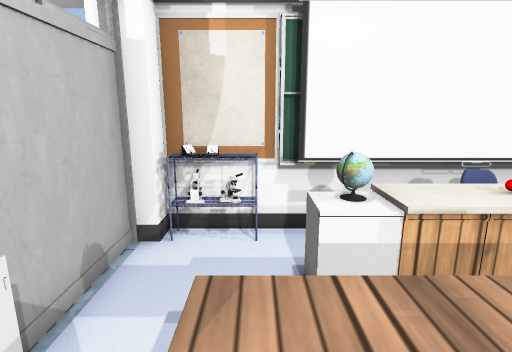
[1] (above)

16 first-person views from a walk through a 3-D level made in the Unity game engine. The camera is 1.5 m above the floor, tilts 12° down and sees 80° across. The floor is counted in squares, 0.5 m on a side. Each view is taken from the middle of a square. On the plan, view 1 faces up. The plan holds only what a view shows up to about 20 squares ahead; the rest is blank. The player character is not drawn. Some surface patterns are stand-ins.

[2]
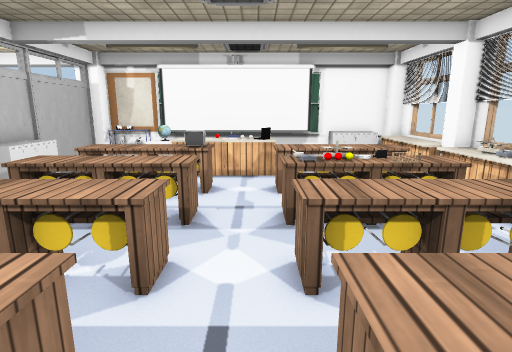

[3]
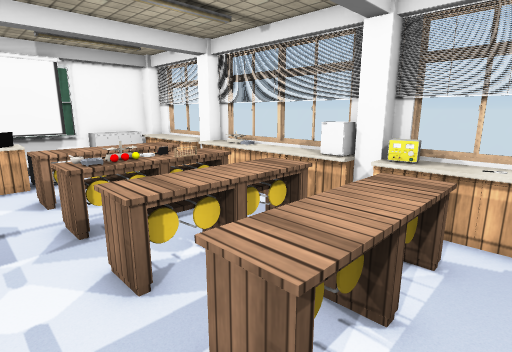

[4]
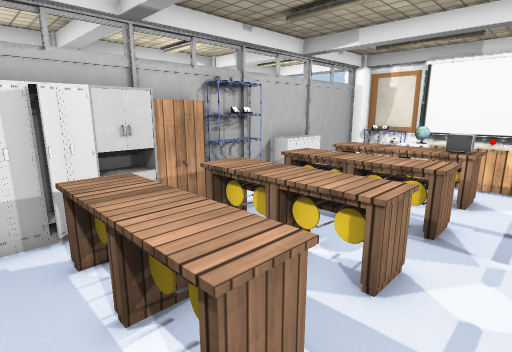

[5]
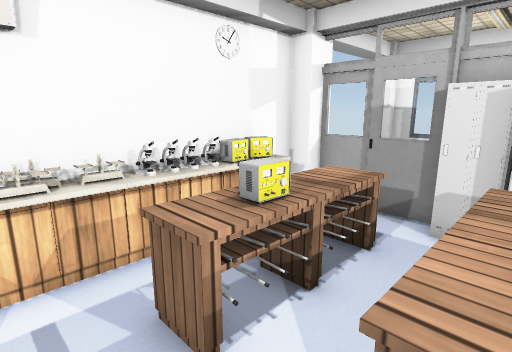

[6]
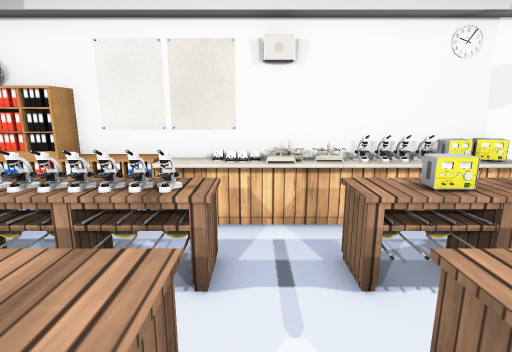

[7]
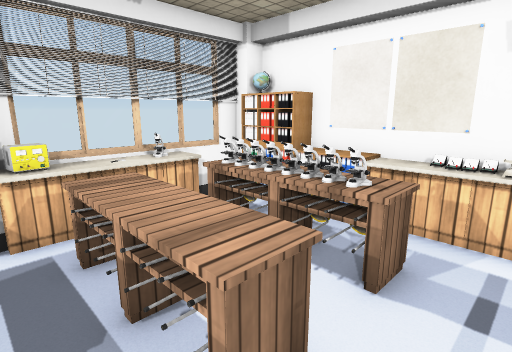

[8]
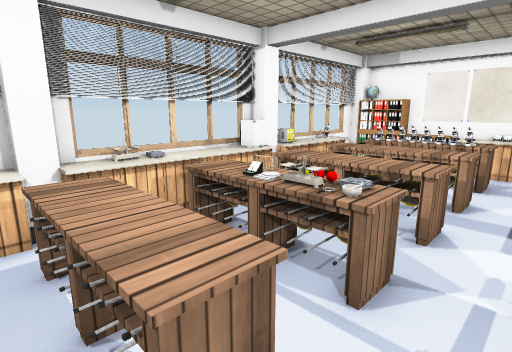

[9]
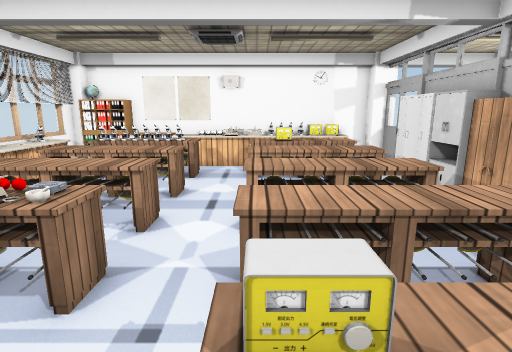

[10]
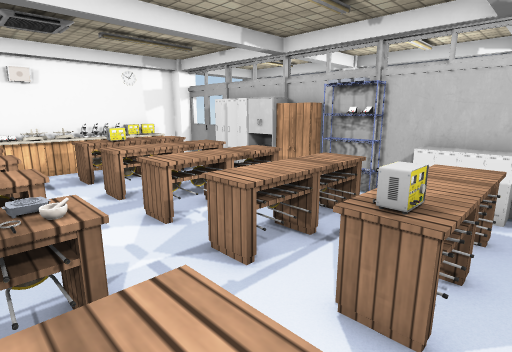

[11]
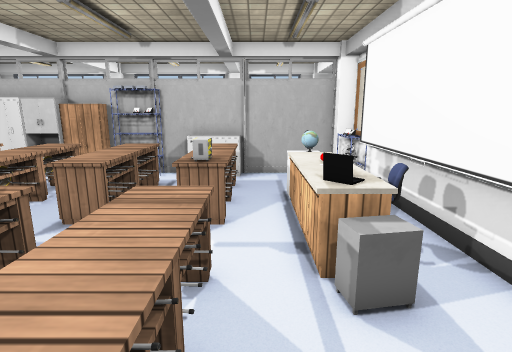

[12]
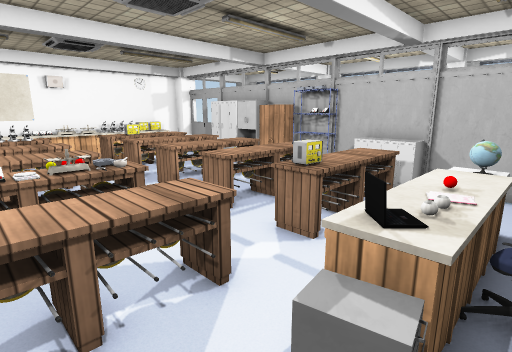

[13]
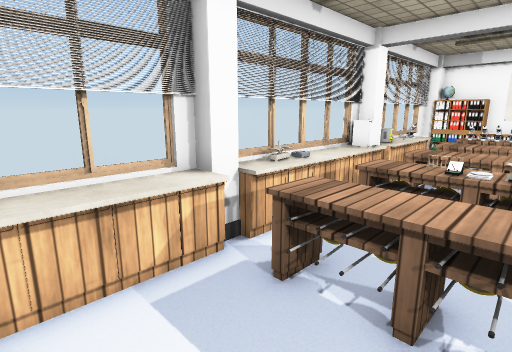

[14]
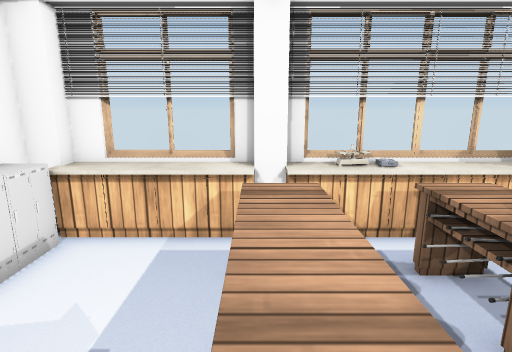

[15]
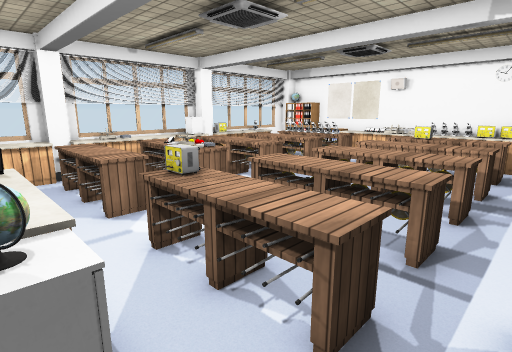

[16]
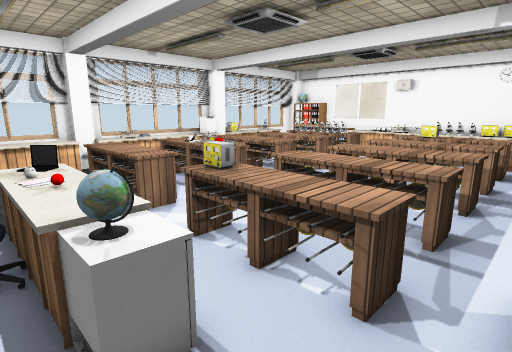

### Floor plan
Points are (right, up) in squares from view 1. A wall is a line through its corners. A room is listed if a view was taken in it or the views show most of it. See-through windows are left out.
Room 1 (views 1, 2, 3, 4, 5, 6, 7, 8, 9, 10, 11, 12, 13, 14, 15, 16)
walls: (13.9, -2.6) (13.9, -1.4); (13.4, -5.8) (14, -5.8); (13.9, 0.4) (13.9, 2.6); (14, -6.6) (13.4, -6.6); (13.4, 2) (14, 2); (14, 1.2) (13.4, 1.2); (14.4, 0.7) (13.9, 0.7); (14.1, -7.6) (14.1, -7); (13.9, -9.5) (13.9, -5.4); (-2.9, -10.1) (-2.9, -13.9); (14, 6.7) (13.4, 6.7); (13.4, 7.5) (0.4, 7.5); (13.4, -13.8) (13.9, -13.8) (13.9, -11.4); (-2.9, 6.7) (-2.9, -6.1); (-3.5, -13.8) (-2.3, -13.8) (-2.3, -14.6) (11, -14.6)
low walls: (-1.4, 7.5) (-2.4, 7.5)
objects: shelf (-3, -5) to (-2, -4); shelf (-3, -3) to (-2, -2); locker (-2, -10); locker (-2, -9); locker (-2, -8); shelf (-2, -7) to (-2, -6); shelf (-2, 0); shelf (-2, 1) to (-2, 2); shelf (-2, 7) to (0, 7); other object (-1, -14) to (0, -14); poster (-1, 8); desk (0, -12) to (4, -11); stool (0, -11); desk (0, -9) to (4, -7); desk (0, -6) to (4, -5); stool (0, -4) to (1, -4); desk (0, -2) to (4, -1); desk (0, 1) to (4, 2); blackboard (0, 8); other object (1, -14); stool (1, -11); other object (1, 4) to (2, 4); desk (1, 5) to (2, 5); other object (1, 7); other object (2, -14); stool (2, -4); whiteboard (2, 7) to (4, 7); other object (3, -14); stool (3, -11); stool (3, -4); other object (3, 4) to (5, 5); other object (4, -14); stool (4, -11); stool (4, -4); chair (4, 6) to (5, 7); other object (5, -14); notebook (5, 5); other object (6, -14); other object (6, 4) to (6, 5); whiteboard (6, 7) to (8, 7); other object (7, -14); desk (7, -12) to (12, -11); desk (7, -9) to (11, -7); desk (7, -6) to (11, -5); stool (7, -4) to (8, -4); stove (7, -2); desk (7, -2) to (11, -1); desk (7, 1) to (11, 2); locker (7, 4) to (8, 5); other object (8, -14); stool (8, -11); other object (9, -14) to (10, -14); stool (9, -11); stool (9, -4); other object (9, 7); stool (10, -11); stool (10, -4); locker (10, 7) to (11, 7); other object (11, -14); stool (11, -11); stool (11, -4); other object (12, -14); locker (12, 7) to (13, 7); other object (13, -14); other object (13, -11); other object (13, -10); other object (13, -9); other object (13, -8); other object (13, -7); other object (13, -6) to (13, -5); other object (13, -4) to (13, -2); stove (13, -1); other object (13, 0); other object (13, 1); other object (13, 2) to (13, 6)

Where each view was taken, in squares from view 1:
view 1: 0 up, 0 right, facing up
view 2: 10 down, 6 right, facing up
view 3: 10 down, 5 right, facing up-right
view 4: 10 down, 6 right, facing up-left
view 5: 8 down, 6 right, facing down-left
view 6: 6 down, 6 right, facing down
view 7: 6 down, 5 right, facing down-right
view 8: 3 up, 5 right, facing down-right
view 9: 3 up, 4 right, facing down
view 10: 3 up, 8 right, facing down-left
view 11: 3 up, 12 right, facing left
view 12: 6 up, 10 right, facing down-left
view 13: 6 up, 8 right, facing down-right
view 14: 2 up, 6 right, facing right
view 15: 5 up, 2 left, facing down-right
view 16: 6 up, 2 left, facing down-right
